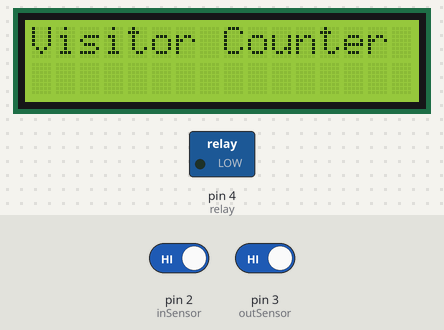
The sketch below on a simulated Arduino Uno, built with avr-gcc and run on an emulated ATmega328P. On the bench: 16×2 character LCD, switched loads named in the sketch (green lamp = pin HIGH). Inputs (shaded band) come from the test bench; at power-on: pin 2 (inSensor) HIGH, pin 3 (outSensor) HIGH.

Above: at 1.1 s.
At 4.2 s:
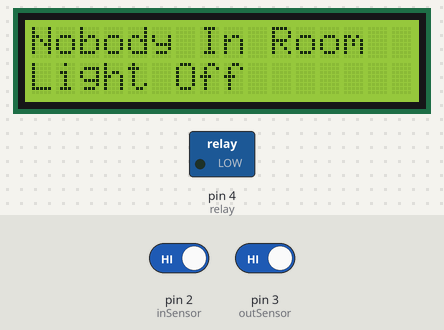
4.3 s: pin 2 (inSensor) driven LOW
At 5.6 s:
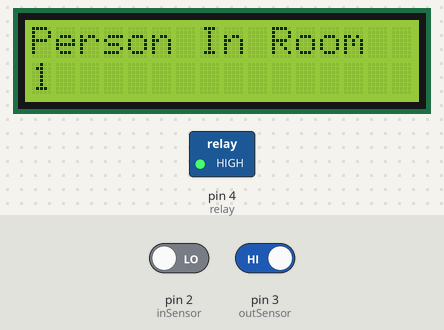
7.4 s: pin 3 (outSensor) driven LOW
9.2 s: pin 3 (outSensor) driven HIGH
At 9.7 s:
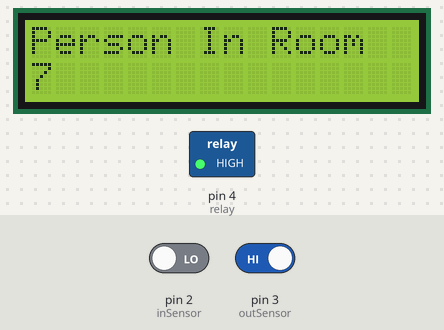
Timing chart, 0 to 12.2 s (numbered marks = the images above; inputs shaded):
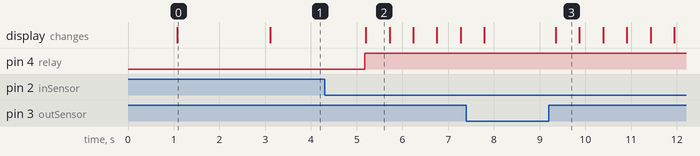

The sketch:

63_Bidirectional_Visitor_Count_with_LED.ino
```cpp
#include <Wire.h>
#include <LiquidCrystal_I2C.h> // Library for LCD
LiquidCrystal_I2C lcd(0x27, 16, 2); // I2C address 0x27, 16 column and 2 rows

#define inSensor 2
#define outSensor 3

int inStatus;
int outStatus;

int countin = 0;
int countout = 0;

int in;
int out;
int now;

#define relay 4

void setup()
{
  lcd.begin();
  lcd.backlight();
  delay(1000);
  pinMode(inSensor, INPUT);
  pinMode(outSensor, INPUT);
  pinMode(relay, OUTPUT);
  digitalWrite(relay,LOW);

  lcd.clear();
  lcd.setCursor(0, 0);
  lcd.print("Visitor Counter");
  delay(2000);
}

void loop()
{
  inStatus =  digitalRead(inSensor);
  outStatus = digitalRead(outSensor);
  if (inStatus == 0)
  {
    in = countin++;
  }

  if (outStatus == 0)
  {
    out = countout++;
  }

  now = in - out;

  if (now <= 0)
  {
    digitalWrite(relay, LOW);
    lcd.clear();
    lcd.print("Nobody In Room");
    lcd.setCursor(0, 1);
    lcd.print("Light Off");
    delay(500);
  }
  else
  {
    digitalWrite(relay, HIGH);
    lcd.clear();

    lcd.setCursor(0, 0);
    lcd.print("Person In Room");

    lcd.setCursor(0,1);
    lcd.print(now);
    delay(500);
  }
}
```

Measured:
- after the input at 4.3 s, pin 4 (relay): LOW → HIGH after 0.88 s; the display: changes after 0.90 s (image 2)
- after the input at 9.2 s, the display: changes after 0.15 s (image 3)
- what the display in image 0 shows lasts 2.0 s, from 1.1 s to 3.1 s
- what the display in image 2 shows lasts 0.5 s, from 5.2 s to 5.7 s
